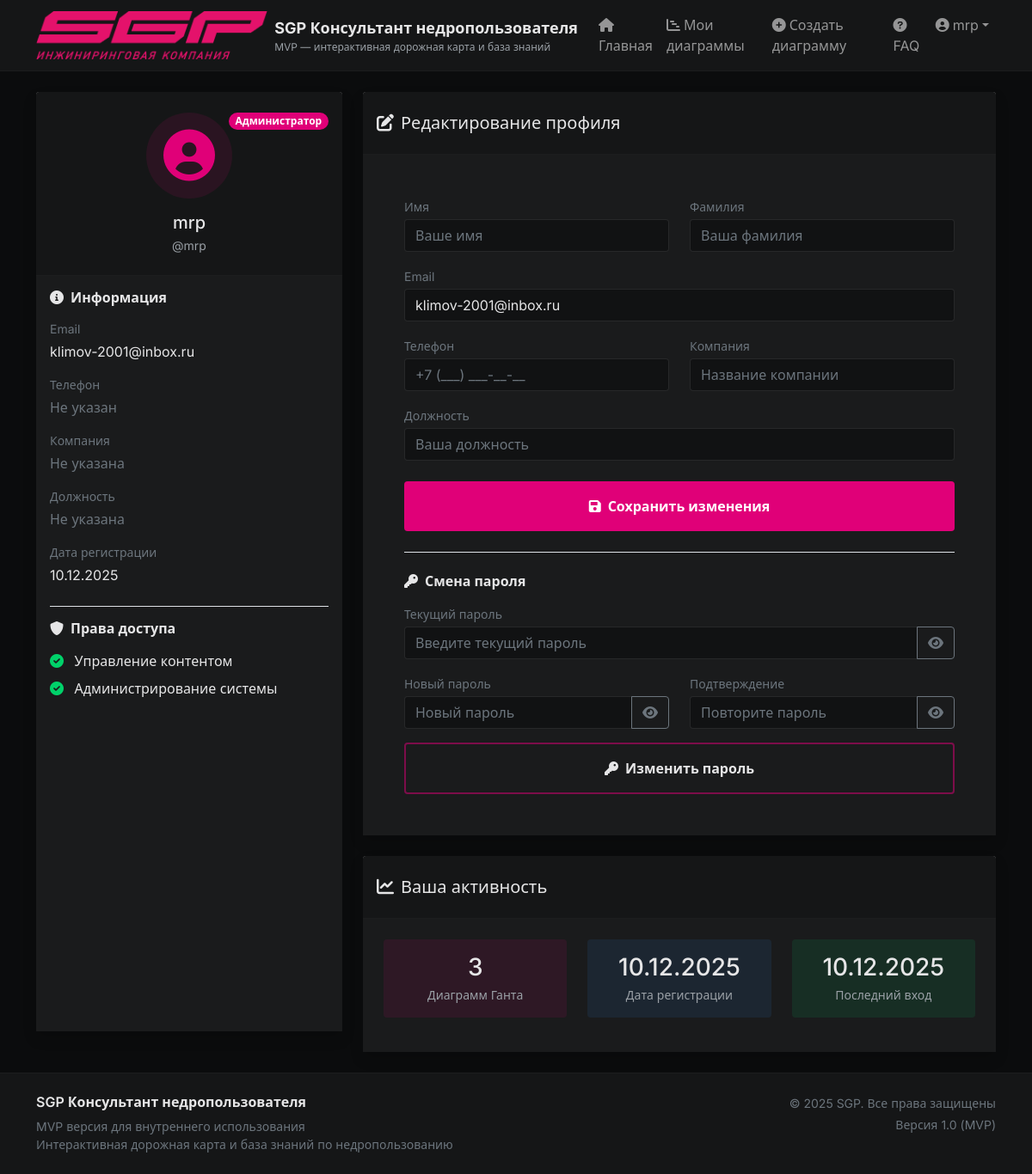
Page /users/profile/ (signed in) on the earlier database version.
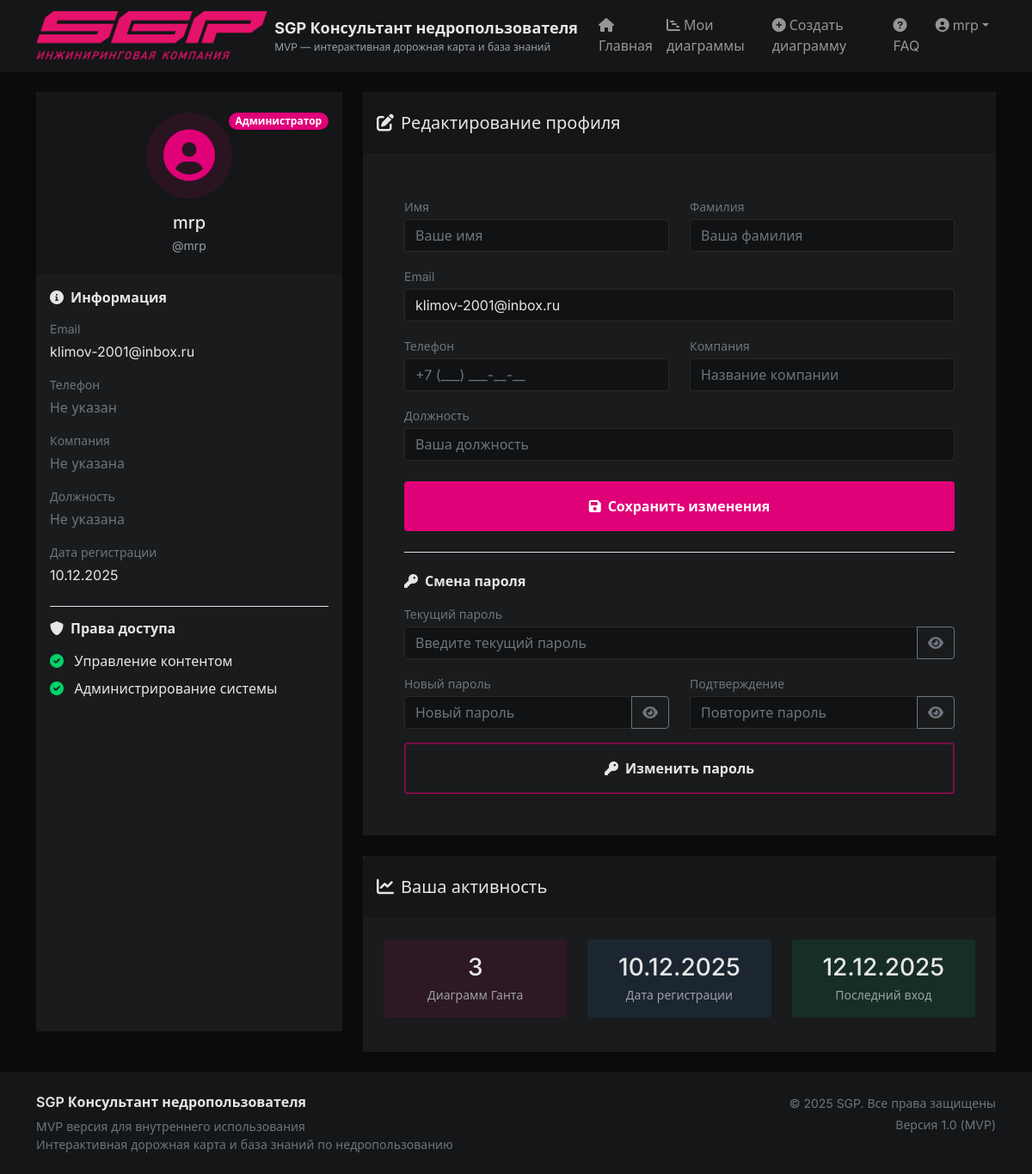
Same page on the later database version.
### users_app/models.py (models this page shows, shortened)
class CustomUser(AbstractUser):
    ROLE_CHOICES = (
        ('user', 'Обычный пользователь'),
        ('moderator', 'Модератор контента'),
        ('admin', 'Администратор'),
    )
    role = models.CharField(
        max_length=20,
        choices=ROLE_CHOICES,
        default='user',
        verbose_name='Роль'
    )
    phone = models.CharField(
        max_length=20,
        blank=True,
        verbose_name='Телефон'
    )
    company = models.CharField(
        max_length=100,
        blank=True,
        verbose_name='Компания'
    )
    position = models.CharField(
        max_length=100,
        blank=True,
        verbose_name='Должность'
    )
    def is_moderator(self):
        return self.role in ['moderator', 'admin']
    def is_admin(self):
        return self.role == 'admin'
    class Meta:
        verbose_name = 'Пользователь'
        verbose_name_plural = 'Пользователи'

### users_app/views.py (the view, shortened to what this page needs)
# urls.py: path('profile/', views.profile_view, name='profile'),
@login_required
def profile_view(request):
    user = request.user
    context = {
        'user': user,
        'is_moderator': user.is_moderator(),
        'is_admin': user.is_admin()
    }
    return render(request, 'users_app/profile.html', context)

### users_app/templates/users_app/profile.html (shortened to what the changed rows need)
{% extends 'base.html' %}
{% block content %}
<div class="row">
    <div class="col-lg-4 mb-4">
        <div class="card border-0 shadow h-100">
            <div class="card-header py-4 text-white text-center" style="background-color: #151617; border-bottom: 1px solid rgba(255,255,255,0.03);">
                <div class="position-relative">
                    <div class="rounded-circle mx-auto d-flex align-items-center justify-content-center mb-3"
                         style="width: 100px; height: 100px; background-color: rgba(224,0,120,0.1);">
                    </div>
                    {% if is_admin %}
                    <span class="position-absolute top-0 end-0 badge rounded-pill"
                        style="background-color: #E00078; color: white;">
                    </span>
                    {% elif is_moderator %}
                    <span class="position-absolute top-0 end-0 badge rounded-pill"
                        style="background-color: #3489eb; color: white;">
                        Модератор
                    </span>
                    {% endif %}
                </div>
                <h5 class="mb-1" style="color: #e6e6e7;">{{ user.get_full_name|default:user.username }}</h5>
                <p class="small mb-0" style="color: #9aa0a6;">@{{ user.username }}</p>
            </div>
            <div class="card-body" style="background-color: #1a1b1c;">
                <div class="mb-4">
                    <div class="mb-3">
                        <p class="small text-muted mb-1">Email</p>
                        <p class="mb-0" style="color: #e6e6e7;">
                            {% if user.email %}
                                {{ user.email }}
                            {% else %}
                                <span class="text-muted">Не указан</span>
                            {% endif %}
                        </p>
                    </div>
                    <div class="mb-3">
                        <p class="small text-muted mb-1">Дата регистрации</p>
                        <p class="mb-0" style="color: #e6e6e7;">
                            {{ user.date_joined|date:"d.m.Y" }}
                        </p>
                    </div>
                </div>
            </div>
        </div>
    </div>
    <div class="col-lg-8">
        <div class="card border-0 shadow mb-4">
            <div class="card-body p-4 p-md-5" style="background-color: #1a1b1c;">
                <form method="post">
                    <div class="mb-3">
                        <label class="form-label small text-muted mb-1">Email</label>
                        <input type="email" name="email" class="form-control"
                               value="{{ user.email|default:'' }}"
                               placeholder="example@domain.com">
                    </div>
                </form>
            </div>
        </div>
        <div class="card border-0 shadow">
            <div class="card-body p-4" style="background-color: #1a1b1c;">
                <div class="row text-center">
                    <div class="col-md-4 mb-3">
                        <div class="p-3 rounded" style="background-color: rgba(224,0,120,0.1);">
                            <h3 class="mb-1" style="color: #e6e6e7;">{{ user.gantt_charts.count }}</h3>
                            <p class="small mb-0" style="color: #9aa0a6;">Диаграмм Ганта</p>
                        </div>
                    </div>
                    <div class="col-md-4 mb-3">
                        <div class="p-3 rounded" style="background-color: rgba(52,137,235,0.1);">
                            <h3 class="mb-1" style="color: #e6e6e7;">
                                {{ user.date_joined|date:"d.m.Y" }}
                            </h3>
                            <p class="small mb-0" style="color: #9aa0a6;">Дата регистрации</p>
                        </div>
                    </div>
                    <div class="col-md-4 mb-3">
                        <div class="p-3 rounded" style="background-color: rgba(0,210,106,0.1);">
                            <h3 class="mb-1" style="color: #e6e6e7;">
                                {% if user.last_login %}
                                    {{ user.last_login|date:"d.m.Y" }}
                                {% else %}
                                    -
                                {% endif %}
                            </h3>
                            <p class="small mb-0" style="color: #9aa0a6;">Последний вход</p>
                        </div>
                    </div>
                </div>
            </div>
        </div>
    </div>
</div>
{% endblock %}

### templates/base.html (shortened to what this page needs)
<!DOCTYPE html>
{% load static %}
<html lang="ru">
<head>
    <link href="https://cdn.jsdelivr.net/npm/bootstrap@5.1.3/dist/css/bootstrap.min.css" rel="stylesheet">
    <link rel="stylesheet" href="https://cdnjs.cloudflare.com/ajax/libs/font-awesome/6.0.0/css/all.min.css">
    <link href="{% static 'css/style.css' %}" rel="stylesheet">
</head>
<body>
    <nav class="navbar navbar-expand-lg navbar-dark" style="background-color: #151617; border-bottom: 1px solid rgba(255,255,255,0.03);">
        <div class="container">
            <a class="navbar-brand d-flex align-items-center" href="{% url 'home' %}">
                <img src="{% static 'images/logo.png' %}" alt="SGP Logo" height="56" class="me-2">
                <div>
                    <div class="brand-text" style="font-weight: 700; font-size: 18px; color: #e6e6e7;">
                        SGP Консультант недропользователя
                    </div>
                    <div class="subtitle" style="font-size: 12px; color: #9aa0a6;">
                        MVP — интерактивная дорожная карта и база знаний
                    </div>
                </div>
            </a>
            <div class="collapse navbar-collapse" id="navbarMain">
                <ul class="navbar-nav ms-auto">
                    <li class="nav-item">
                        <a class="nav-link" href="{% url 'home' %}">
                            <i class="fas fa-home me-1"></i>Главная
                        </a>
                    </li>
                    {% if user.is_authenticated %}
                        <li class="nav-item">
                            <a class="nav-link" href="{% url 'dashboard' %}">
                                <i class="fas fa-chart-gantt me-1"></i>Мои диаграммы
                            </a>
                        </li>
                        <li class="nav-item">
                            <a class="nav-link" href="{% url 'create_gantt' %}">
                                <i class="fas fa-plus-circle me-1"></i>Создать диаграмму
                            </a>
                        </li>
                        <li class="nav-item">
                            <a class="nav-link" href="{% url 'faq_search' %}">
                                <i class="fas fa-question-circle me-1"></i>FAQ
                            </a>
                        </li>
                        <li class="nav-item dropdown">
                            <a class="nav-link dropdown-toggle d-flex align-items-center" id="userDropdown" role="button" data-bs-toggle="dropdown">
                                <i class="fas fa-user-circle me-1"></i>
                                <span>{{ user.username }}</span>
                            </a>
                        </li>
                    {% endif %}
                </ul>
            </div>
        </div>
    </nav>
    <main class="py-4">
        <div class="container">
            {% block content %}{% endblock %}
        </div>
    </main>
    <footer class="mt-auto py-4" style="background-color: #151617; border-top: 1px solid rgba(255,255,255,0.03);">
        <div class="container">
            <div class="row">
                <div class="col-md-6">
                    <h6 style="color: #e6e6e7; font-weight: 600;">SGP Консультант недропользователя</h6>
                    <p class="text-muted small mb-0">MVP версия для внутреннего использования</p>
                    <p class="text-muted small mb-0">Интерактивная дорожная карта и база знаний по недропользованию</p>
                </div>
                <div class="col-md-6 text-md-end mt-3 mt-md-0">
                    <p class="text-muted small mb-1">&copy; {% now "Y" %} SGP. Все права защищены</p>
                    <p class="text-muted small mb-0">Версия 1.0 (MVP)</p>
                </div>
            </div>
        </div>
    </footer>
</body>
</html>

Differences in the rows shown:
changed CustomUser "mrp": last_login "10.12.2025" → "12.12.2025"
